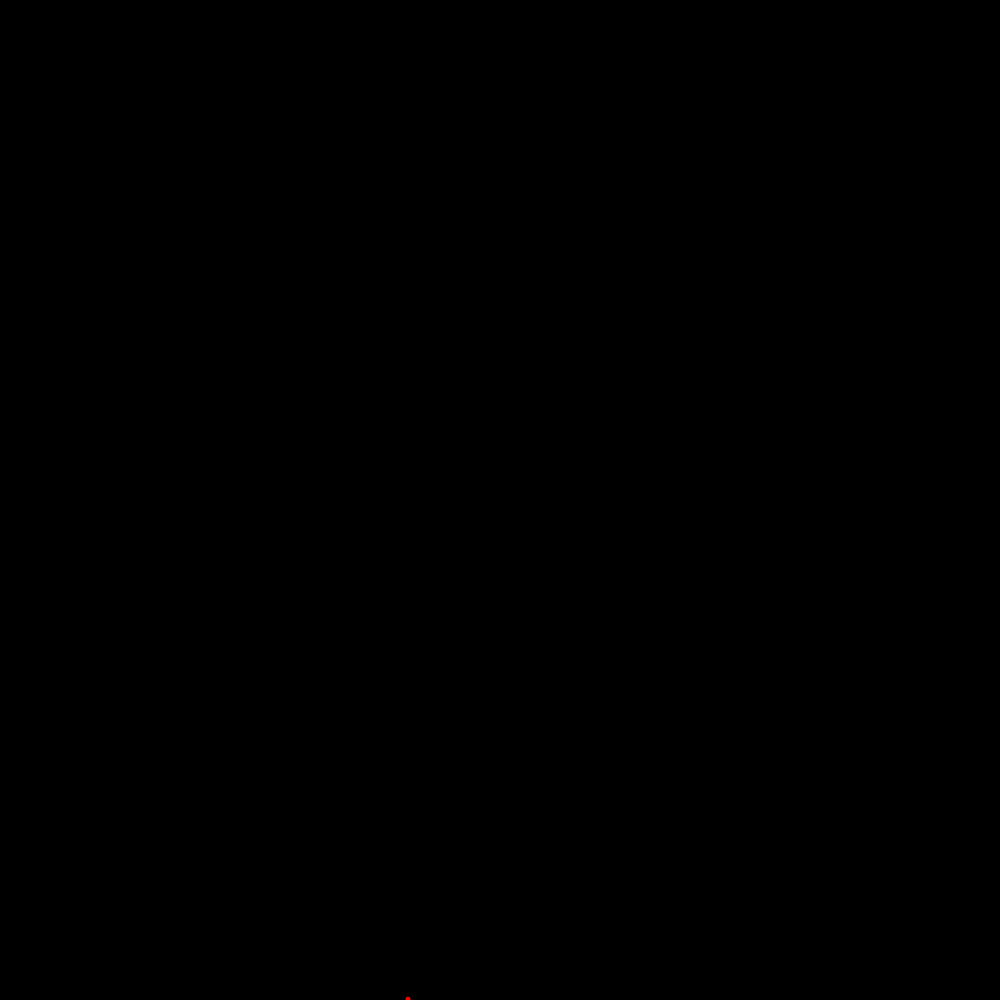
Frame 1 (no input)
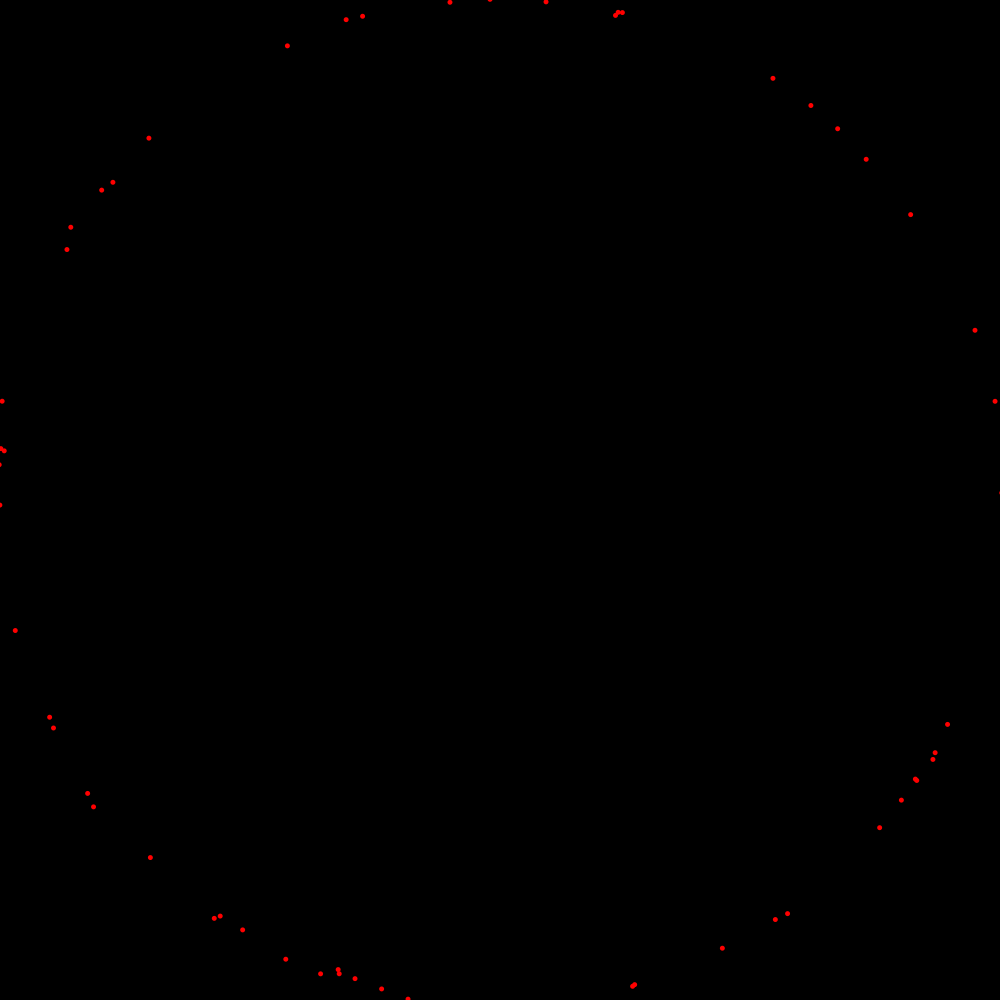
Frame 60 (the mouse pressed at the canvas centre just before this capture)
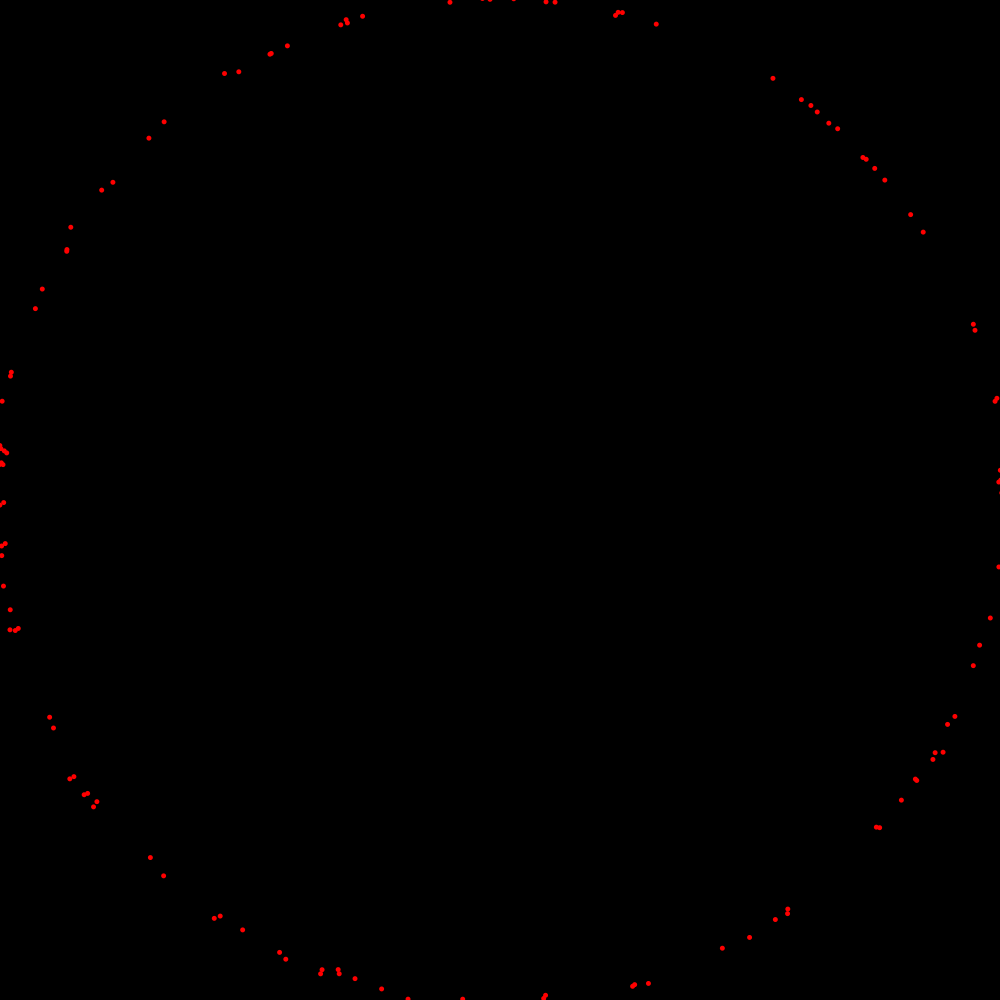
Frame 120 (the mouse held since frame 60 and released just before this capture)

The Processing sketch that drew these frames (run headless with seeded random() and noise(); from frame 60 on, the mouse is pressed at the canvas centre):

// Processing sketch: DLA2D_Circle2
// ── DLA2D_Circle2.pde
ArrayList<PVector>stuck;
void setup(){
  size(1000,1000);
  pixelDensity(2);
  stuck=new ArrayList<PVector>();
  //stuck.add(new PVector(width/2,0));
}
float rad=5;
float fract(float f){
  float fract= f-floor(f);
  return cos(TWO_PI*fract)/2+0.5;
}
int iters=0;
void draw(){
  background(0);
  //println(frameRate);
  //for(int i=0;i<10;i++)
  doPoint();
  for(PVector p:stuck){
    //fill(255,0,0);
    colorMode(HSB,100);
    fill(color(fract(p.z*0.00001)*100,100,100));
    noStroke();
    ellipse(p.x,p.y,rad,rad);
  }
}
boolean notTouching(PVector p){
  for(PVector p1:stuck){
    if(dist(p.x,p.y,p1.x,p1.y)<rad)return false;
  }
  return true;
}
PVector createNewVector(){
  return new PVector(width/2,height/2);
}
float marg=-100;
void doPoint(){
  iters++;
  PVector p=createNewVector();
  while(notTouching(p)&&dist(p.x,p.y,width/2,height/2)<width/4+height/4){
    p.x+=random(-10,10);
    p.y+=random(-10,10);
  }
  p.z=iters;
  stuck.add(p);
}
